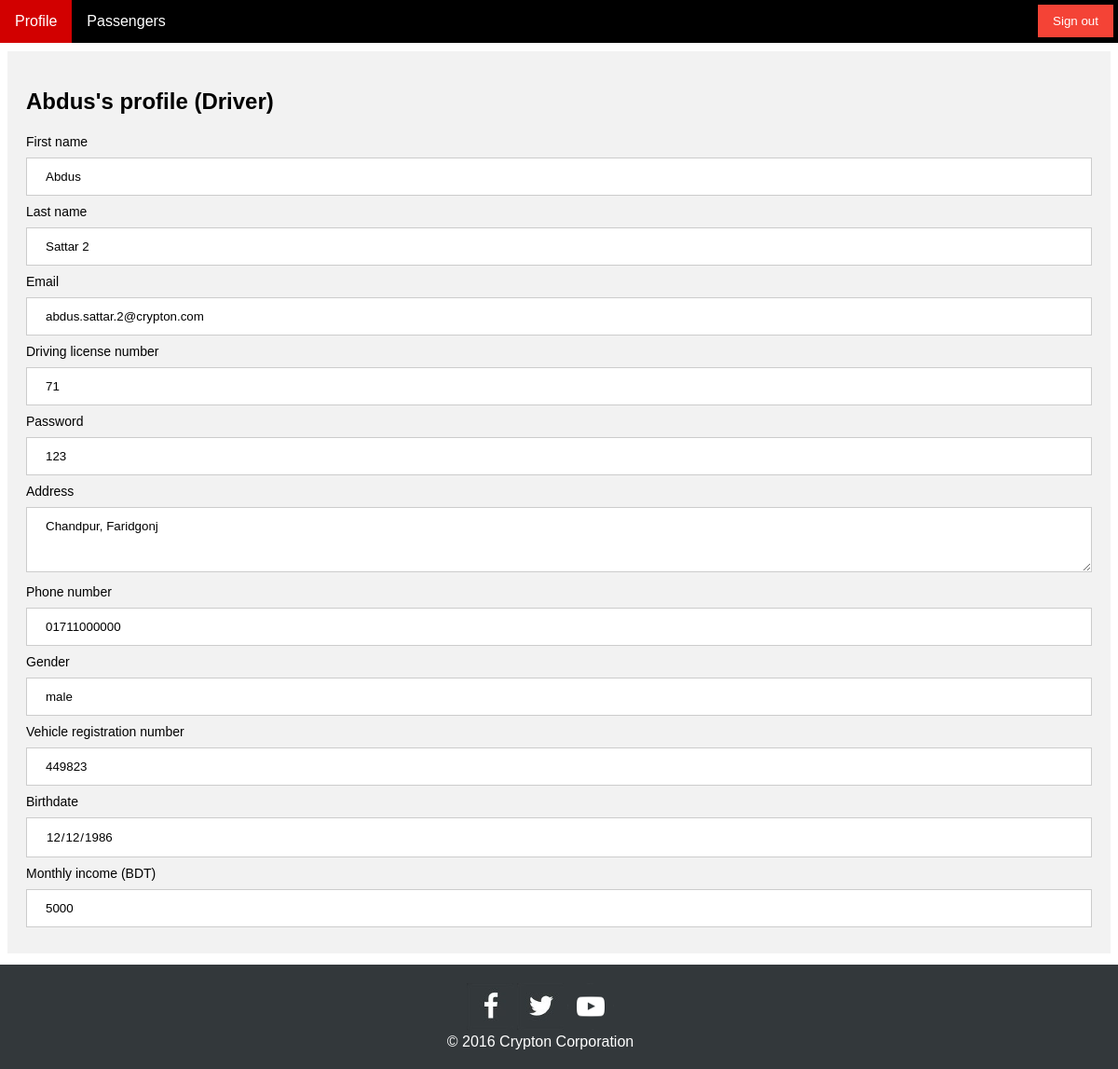
The page /CryptonCNGMS/driver-profile.php (signed in) on the database its author committed.
### tables this page shows
CREATE TABLE `users` (
  `uid` varchar(25) NOT NULL,
  `utype` varchar(15) NOT NULL,
  `fname` varchar(35) NOT NULL,
  `lname` varchar(35) NOT NULL,
  `email` varchar(35) NOT NULL,
  `password` varchar(50) NOT NULL,
  `gender` varchar(10) NOT NULL,
  `phone` varchar(30) NOT NULL
);

CREATE TABLE `drivers` (
  `dlnum` varchar(25) NOT NULL,
  `address` text NOT NULL,
  `vrn` varchar(25) NOT NULL,
  `birthdate` date NOT NULL,
  `income` varchar(30) NOT NULL
);

### CryptonCNGMS/driver-profile.php (the view, shortened to what this page needs)
<!DOCTYPE html>
<html>
	<head>
		<link rel="stylesheet" href="resources/css/styles.css">
	</head>
	<body>
		<header class="header">
			<nav-bar>
				<nav-item><a class="active" href="driver-profile.php">Profile</a></nav-item>
				<nav-item><a href="passengers-for-drivers.php">Passengers</a></nav-item>
				<nav-item style="float:right"><button onclick="location.href='index.php'" style="background-color: #f44336">Sign out</button></nav-item>
			</nav-bar>
		</header>
		<div class="registration-form">
			<?php
				$hostname = "localhost";
				$username = "root";
				$password = "";
				$db_name = "cryptoncngms";
				$connect = mysql_connect($hostname, $username, $password);
				if ($connect) {
					$select_db = mysql_select_db($db_name);
					$uid = $_SESSION["uid"];
					if ($select_db) {
						$query = "SELECT * FROM cryptoncngms.users, cryptoncngms.drivers WHERE cryptoncngms.users.uid = '$uid' and cryptoncngms.users.uid = cryptoncngms.drivers.dlnum";
						$result = mysql_query($query);
						if ($result) {
							while ($row = mysql_fetch_array ($result)){
								?>
									<h2><?php echo $row['fname'] . "'s profile (Driver)"; ?></h2>
									<form id="driver-profile-form" name="driver-profile-form" action="driver-profile.php" method="get">
										<label>First name</label>
										<input type="text" placeholder="Enter your first name" name="fname" value="<?php echo $row['fname']; ?>" readonly>
										<label>Last name</label>
										<input type="text" placeholder="Enter your last name" name="lname" value="<?php echo $row['lname']; ?>" readonly>
										<label>Email</label>
										<input type="text" placeholder="Enter your email" name="email" value="<?php echo $row['email']; ?>" readonly>
										<label>Driving license number</label>
										<input type="text" placeholder="Enter your driving license number" value="<?php echo $row['dlnum']; ?>" name="dlnum" readonly>
										<label>Password</label>
										<input type="text" placeholder="Enter a password" name="password" value="<?php echo $row['password']; ?>" readonly>
										<label>Address</label>
										<textarea style="padding: 12px 20px;margin: 8px 0;display: inline-block;border: 1px solid #ccc;box-sizing: border-box;width: 100%;height: 70px" type="text" placeholder="Enter your address" name="address" readonly><?php echo $row['address']; ?></textarea>
										<label>Phone number</label>
										<input type="text" placeholder="Enter your phone number" name="phone" value="<?php echo $row['phone']; ?>" readonly>
										<label>Gender</label>
										<input type="text" placeholder="Enter your gender" name="phone" value="<?php echo $row['gender']; ?>" readonly>
										<label>Vehicle registration number</label>
										<input type="text" placeholder="Enter your vehicle registration number" name="email" value="<?php echo $row['vrn']; ?>" readonly>
										<label>Birthdate</label>
										<input type="date" name="birthdate" value="<?php echo $row['birthdate']; ?>" readonly>
										<label>Monthly income (BDT)</label>
										<input type="text" placeholder="Enter your monthly income" name="income" value="<?php echo $row['income']; ?>" readonly>
									</form>
								<?php
							}
						} else {
							echo mysql_error();
						}
					}
					else {
						echo mysql_error();
					}
				}
				else {
					echo mysql_error();
				}
			?>
		</div>
		<footer style="top: 1035px">
			<a target="_blank" title="Find us on Facebook" href="https://www.facebook.com"><img alt="facebook" src="resources/images/facebook.png" height="50px"></a>
			<a target="_blank" title="Follow us on Twitter" href="https://www.twitter.com"><img alt="twitter" src="resources/images/twitter.png" height="50px"></a>
			<a target="_blank" title="Subscribe to our YouTube channel" href="https://www.youtube.com"><img alt="twitter" src="resources/images/youtube.png" height="50px"></a>
			<center>© 2016 Crypton Corporation</center>
		</footer>
	</body>
</html>

### CryptonCNGMS/resources/css/styles.css (style rules this page uses)
html * { font-family: Arial !important; }
.header, .header-home { top: 0px; left: 0px; right: 0px; padding: 0px; margin: 0px; margin-left: 0px; margin-right: 0px; position: absolute; }
nav-bar { display: block; background-color: #000000; overflow: auto; }
nav-item { float: left; }
nav-item a { display: block; color: #ffffff; text-align: center; padding: 14px 16px; text-decoration: none; }
.active { background-color: #d20000; }
button { background-color: #1e90ff; color: white; padding: 10px 16px; margin: 5px 5px; border: none; cursor: pointer; }
label { font-size: 14px; }
footer { position: absolute; width: 100%; margin: 0px; padding: 20px; right: 0px; margin-right: 0px; text-align: center; background-color: #33383b; color: #ffffff; }
input[type=text], input[type=password], input[type=date], select { padding: 12px 20px; margin: 8px 0; width: 100%; display: inline-block; border: 1px solid #ccc; box-sizing: border-box; }
.registration-form { margin: 55px 0px; background-color: #f2f2f2; padding: 20px; }

### rows shown on the page
users: fname "Abdus", lname "Sattar 2", email "abdus.sattar.2@crypton.com", dlnum "71", password "123", address "Chandpur, Faridgonj", phone "01711000000", phone "male", email "449823", birthdate "12/12/1986", income "5000"
